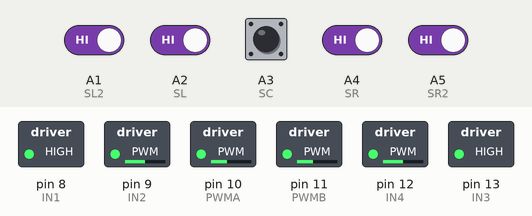
Bench run of a sketch on a simulated Arduino Uno, built with avr-gcc and run on an emulated ATmega328P. On the bench: switched loads named in the sketch (green lamp = pin HIGH). The test bench sets the inputs (shaded band); at power-on: A1 (SL2), A2 (SL), A3 (SC), A4 (SR), A5 (SR2) HIGH.

Above: at 1.8 s.
1.9 s: A2 (SL) driven LOW
At 2.4 s:
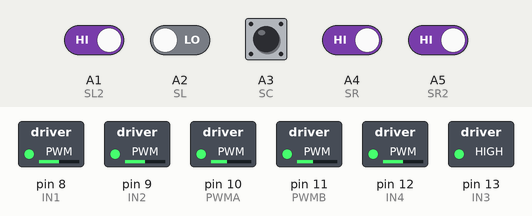
3.4 s: A4 (SR) driven LOW
At 4.0 s:
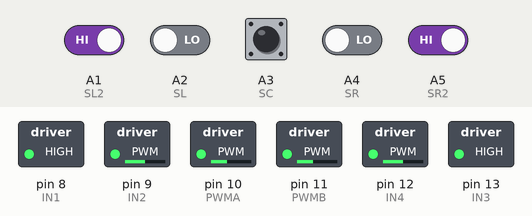
4.9 s: A2 (SL) driven HIGH
At 5.8 s:
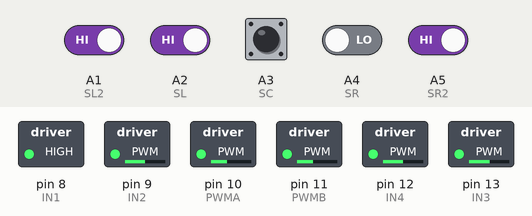
6.4 s: A4 (SR) driven HIGH
At 7.4 s:
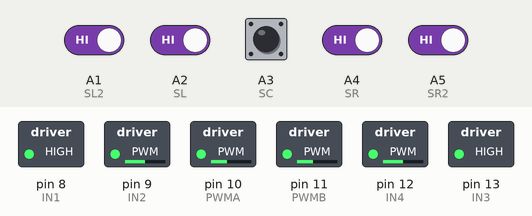
7.9 s: A2 (SL) driven LOW
At 9.1 s:
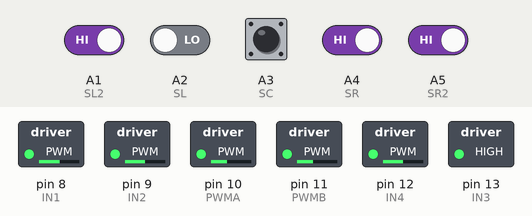
9.4 s: A1 (SL2) driven LOW and A5 (SR2) driven LOW
At 9.7 s:
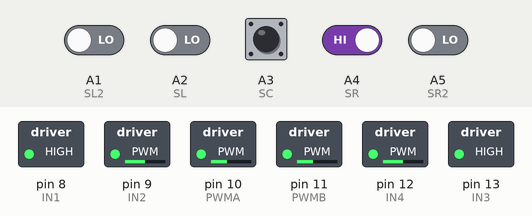
Timing chart, 0 to 11.9 s (numbered marks = the images above; inputs shaded):
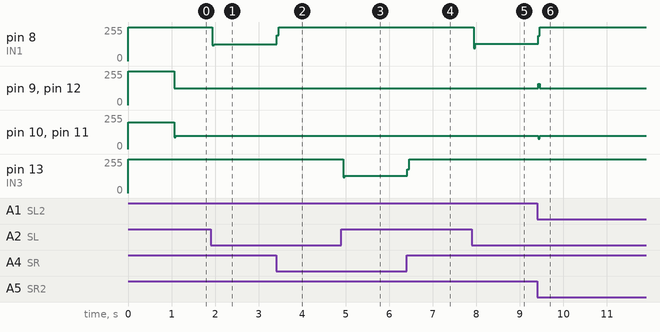

The sketch:

editedeven.ino
```cpp
#define IN1 8
#define IN2 9
#define IN3 13
#define IN4 12
#define PWMA 10
#define PWMB 11
#define SL2 A1
#define SL A2
#define SC A3
#define SR A4
#define SR2 A5
int sL2 = 0, sL = 0, sC = 0, sR = 0, sR2 = 0;
void setup() {
  Serial.begin(9600);
  pinMode(IN1, OUTPUT);  pinMode(IN2, OUTPUT);  pinMode(IN3, OUTPUT);  pinMode(IN4, OUTPUT);
  pinMode(SL, INPUT);    pinMode(SC, INPUT);    pinMode(SR, INPUT);

}
void loop() {
  Motor("F",200,"F",200,1000);
  trackLine2(200,200,1);
  Motor("S",0,"S",0,0);
  while (true);
}
void Motor(char mL, int pwmL, char mR, int pwmR, int dL) {
  if (mL == 'F') {
    digitalWrite(IN1, HIGH); digitalWrite(IN2, LOW);
  }
  else if (mL == 'B') {
    digitalWrite(IN1, LOW);  digitalWrite(IN2, HIGH);
  }
  else if (mL == 'S') {
    digitalWrite(IN1, LOW);  digitalWrite(IN2, LOW);
  }
  else {
    digitalWrite(IN1, HIGH); digitalWrite(IN2, HIGH);
  }
  ///////////////////////////////////////////////
  if (mR == 'F') {
    digitalWrite(IN3, HIGH); digitalWrite(IN4, LOW);
  }
  else if (mR == 'B') {
    digitalWrite(IN3, LOW);  digitalWrite(IN4, HIGH);
  }
  else if (mR == 'S') {
    digitalWrite(IN3, LOW);  digitalWrite(IN4, LOW);
  }
  else {
    digitalWrite(IN3, HIGH); digitalWrite(IN4, HIGH);
  }
  analogWrite(PWMA, pwmL);
  analogWrite(PWMB, pwmR);
  delay(dL);
}
void readSensor() {
  sL2 = digitalRead(SL2);
  sL = digitalRead(SL);
  sC = digitalRead(SC);
  sR = digitalRead(SR);
  sR2 = digitalRead(SR2);
  if (sL2 == 0) sL2 = 1; else sL2 = 0;
  if (sL == 0) sL = 1; else sL = 0;
  if (sC == 0) sC = 1; else sC = 0;
  if (sR == 0) sR = 1; else sR = 0;
  if (sR2 == 0) sR2 = 1; else sR2 = 0;
}
void trackLine1(int sl, int sr) {  /////////// วิ่งตามเส้นแบบไม่หยุด
  readSensor();
  if (sL == 0 && sR == 0) {
    Motor('F', sl, 'F', sr, 5);
  }
  else if (sL == 1 && sR == 0) {
    Motor('S', sl, 'F', sr, 5);
  }
  else if (sL == 0 && sR == 1) {
    Motor('F', sl, 'S', sr, 5);
  }
  else {
    Motor('F', sl, 'F', sr, 5);
  }
}

////// วิ่งตามเส้นแบบนับเส้นตัด 2 ด้าน ////////
void trackLine2(int sl, int sr, int line) {
  int count = 0;
  while (count < line) {
    ///////////////////////////
    trackLine1(sl, sr);
    ////////////////////////
    Motor("S",0,"S",0,5);
    readSensor();
    if (sL2 == 1 && sR2 == 1) {
      Motor("S",0,"S",0,5);
      readSensor();
      while (sL2 == 1 && sR2 == 1) {
        Motor('F', sl, 'F', sr, 5);
        Motor("S",0,"S",0,5);
        readSensor();
      }
      count++;
    }
  }
  Motor('S', sl, 'S', sr, 10);
}

/////////// วิ่งตามเส้นแบบนับเส้นตัดด้านซ้าย ///////////////////
void trackLine_L(int sl, int sr, int line) {
  int count = 0;
  while (count < line) {
    ///////////////////////////
    trackLine1(sl, sr);
    ////////////////////////
    readSensor();
    if (sL2 == 1 && sL == 1) {
      readSensor();
      while (sL2 == 1 && sL == 1) {
        Motor('F', sl, 'F', sr, 10);
        readSensor();
      }
      count++;
    }
  }
  Motor('S', sl, 'S', sr, 10);
}

/////// วิ่งตามเส้นแบบนับเส้นตัดด้านขวา ////////
void trackLine_R(int sl, int sr, int line) {
  int count = 0;
  while (count < line) {
    ///////////////////////////
    trackLine1(sl, sr);
    ////////////////////////
    readSensor();
    if (sR == 1 && sR2 == 1) {
      readSensor();
      while (sR == 1 && sR2 == 1) {
        Motor('F', sl, 'F', sr, 10);
        readSensor();
      }
      count++;
    }
  }
  Motor('S', sl, 'S', sr, 10);
}
///////////////////เลี้ยวซ้ายแบบ Delay///////////////////
void turnLeft_DL(int sl, int sr, int dL) {
  Motor('B', sl, 'F', sr, dL);
  Motor('S', sl, 'S', sr, 10);
}

///////////////////เลี้ยวขวาแบบ Delay///////////////////
void turnRight_DL(int sl, int sr, int dL) {
  Motor('F', sl, 'B', sr, dL);
  Motor('S', sl, 'S', sr, 10);
}

///////////////////เลี้ยวซ้ายแบบใช้ Sensor แบบ 3 แยก///////////////////
void turnLeft(int sl, int sr) {
  Motor('F', sl, 'F', sr, 300);
  readSensor();
  while (sC == 0) {
    Motor('B', sl, 'F', sr, 10);
    readSensor();
  }
  Motor('S', sl, 'S', sr, 10);
}

///////////////////เลี้ยวซ้ายแบบใช้ Sensor แบบ 4 แยก///////////////////
void turnLeft_cut(int sl, int sr) {
  Motor('F', sl, 'F', sr, 300);
  Motor('B', sl, 'F', sr, 300);
  readSensor();
  while (sC == 0) {
    Motor('B', sl, 'F', sr, 10);
    readSensor();
  }
  Motor('S', sl, 'S', sr, 10);
}

///////////////////เลี้ยวขวาแบบใช้ Sensor แบบ 3 แยก///////////////////
void turnRight(int sl, int sr) {
  Motor('F', sl, 'F', sr, 300);
  readSensor();
  while (sC == 0) {
    Motor('F', sl, 'B', sr, 10);
    readSensor();
  }
  Motor('S', sl, 'S', sr, 10);
}

///////////////////เลี้ยวขวาแบบใช้ Sensor แบบ 4 แยก///////////////////
void turnRight_cut(int sl, int sr) {
  Motor('F', sl, 'F', sr, 300);
  Motor('F', sl, 'B', sr, 300);
  readSensor();
  while (sC == 0) {
    Motor('F', sl, 'B', sr, 10);
    readSensor();
  }
  Motor('S', sl, 'S', sr, 10);
}
```

Measured:
- after the input at 1.9 s, pin 8 (IN1): 255/255 → 127/255 at once
- after the input at 3.4 s, pin 8 (IN1): 127/255 → 255/255 at once
- after the input at 4.9 s, pin 13 (IN3): 255/255 → 130/255 at once
- after the input at 6.4 s, pin 13 (IN3): 130/255 → 255/255 at once
- after the input at 7.9 s, pin 8 (IN1): 255/255 → 130/255 at once
- after the input at 9.4 s, pin 8 (IN1): 130/255 → 255/255 at once; pin 9 (IN2), pin 12 (IN4): 127/255 → 159/255 at once, → 127/255 0.04 s later; pin 10 (PWMA), pin 11 (PWMB): 101/255 → 76/255 at once, → 101/255 0.04 s later
